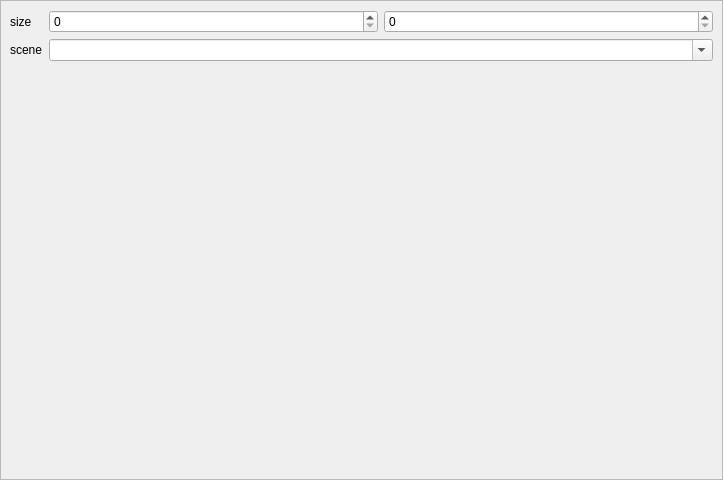
<?xml version="1.0" encoding="UTF-8"?>
<ui version="4.0">
 <class>NConfigAppWidget</class>
 <widget class="QWidget" name="NConfigAppWidget">
  <property name="geometry">
   <rect>
    <x>0</x>
    <y>0</y>
    <width>723</width>
    <height>480</height>
   </rect>
  </property>
  <property name="contextMenuPolicy">
   <enum>Qt::CustomContextMenu</enum>
  </property>
  <property name="windowTitle">
   <string>Form</string>
  </property>
  <layout class="QHBoxLayout" name="horizontalLayout">
   <property name="leftMargin">
    <number>0</number>
   </property>
   <property name="topMargin">
    <number>0</number>
   </property>
   <property name="rightMargin">
    <number>0</number>
   </property>
   <property name="bottomMargin">
    <number>0</number>
   </property>
   <item>
    <widget class="QFrame" name="appConfigFrame">
     <property name="sizePolicy">
      <sizepolicy hsizetype="Expanding" vsizetype="Expanding">
       <horstretch>0</horstretch>
       <verstretch>0</verstretch>
      </sizepolicy>
     </property>
     <property name="minimumSize">
      <size>
       <width>300</width>
       <height>0</height>
      </size>
     </property>
     <property name="frameShape">
      <enum>QFrame::StyledPanel</enum>
     </property>
     <property name="frameShadow">
      <enum>QFrame::Raised</enum>
     </property>
     <layout class="QGridLayout" name="gridLayout">
      <item row="0" column="0">
       <widget class="QLabel" name="label">
        <property name="text">
         <string>size</string>
        </property>
       </widget>
      </item>
      <item row="0" column="1">
       <widget class="QSpinBox" name="appSizeWidth">
        <property name="sizePolicy">
         <sizepolicy hsizetype="Expanding" vsizetype="Fixed">
          <horstretch>0</horstretch>
          <verstretch>0</verstretch>
         </sizepolicy>
        </property>
        <property name="maximum">
         <number>9999</number>
        </property>
       </widget>
      </item>
      <item row="0" column="2">
       <widget class="QSpinBox" name="appSizeHeight">
        <property name="sizePolicy">
         <sizepolicy hsizetype="Expanding" vsizetype="Fixed">
          <horstretch>0</horstretch>
          <verstretch>0</verstretch>
         </sizepolicy>
        </property>
        <property name="maximum">
         <number>9999</number>
        </property>
       </widget>
      </item>
      <item row="1" column="0">
       <widget class="QLabel" name="label_2">
        <property name="text">
         <string>scene</string>
        </property>
       </widget>
      </item>
      <item row="2" column="1">
       <spacer name="verticalSpacer">
        <property name="orientation">
         <enum>Qt::Vertical</enum>
        </property>
        <property name="sizeHint" stdset="0">
         <size>
          <width>20</width>
          <height>40</height>
         </size>
        </property>
       </spacer>
      </item>
      <item row="1" column="1" colspan="2">
       <widget class="NComboBox" name="appStartScene">
        <property name="sizePolicy">
         <sizepolicy hsizetype="Expanding" vsizetype="Fixed">
          <horstretch>0</horstretch>
          <verstretch>0</verstretch>
         </sizepolicy>
        </property>
        <property name="editable">
         <bool>true</bool>
        </property>
       </widget>
      </item>
     </layout>
    </widget>
   </item>
  </layout>
 </widget>
 <customwidgets>
  <customwidget>
   <class>NComboBox</class>
   <extends>QComboBox</extends>
   <header>extend/n_combo_box.h</header>
  </customwidget>
 </customwidgets>
 <resources/>
 <connections/>
</ui>
